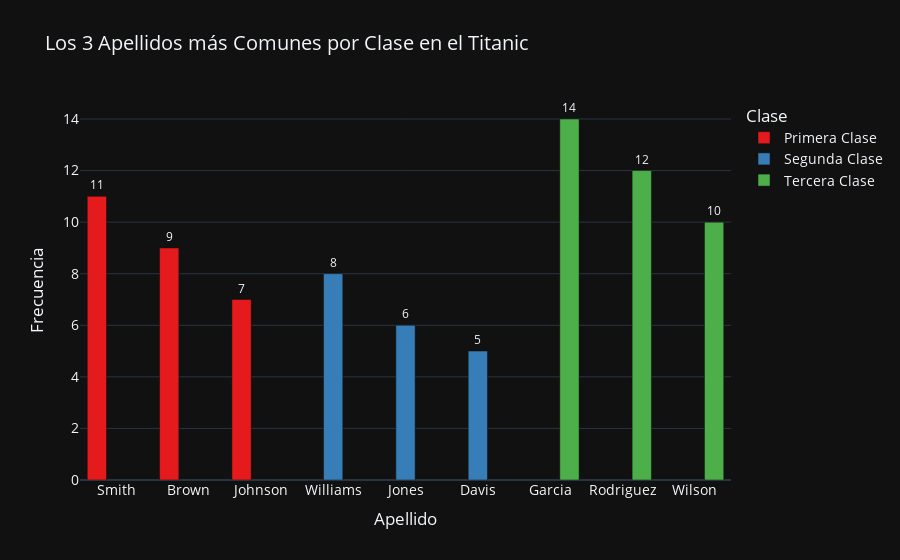

Write notebook code for a chart like this one.
### Code cell
top_apellidos_por_clase['Clase'] = top_apellidos_por_clase['Pclass'].map({1: 'Primera Clase', 
                                                                        2: 'Segunda Clase', 
                                                                        3: 'Tercera Clase'})

fig = px.bar(
    top_apellidos_por_clase,
    x='Apellido',
    y='Frecuencia',
    color='Clase',
    text='Frecuencia',
    title='Los 3 Apellidos más Comunes por Clase en el Titanic',
    labels={'Frecuencia': 'Cantidad de Pasajeros', 'Apellido': 'Apellido'},
    color_discrete_sequence=px.colors.qualitative.Set1,
    barmode='group',
    template='plotly_dark'
)

fig.update_traces(
    textposition='outside',
    textfont=dict(size=12)
)

fig.update_layout(
    xaxis_title='Apellido',
    yaxis_title='Frecuencia',
    legend_title='Clase',
    font=dict(size=14)
)

fig.show()

### Figure 1 — Plotly figure (JSON) as saved in the notebook; plotly's stock layout.template omitted (floating-point values rounded to 4 significant figures)
{"data": [{"alignmentgroup": "True", "hovertemplate": "Clase=Primera Clase<br>Apellido=%{x}<br>Cantidad de Pasajeros=%{text}<extra></extra>", "legendgroup": "Primera Clase", "marker": {"color": "rgb(228,26,28)", "pattern": {"shape": ""}}, "name": "Primera Clase", "offsetgroup": "Primera Clase", "orientation": "v", "showlegend": true, "text": [11.0, 9.0, 7.0], "textfont": {"size": 12}, "textposition": "outside", "type": "bar", "x": ["Smith", "Brown", "Johnson"], "xaxis": "x", "y": [11, 9, 7], "yaxis": "y"}, {"alignmentgroup": "True", "hovertemplate": "Clase=Segunda Clase<br>Apellido=%{x}<br>Cantidad de Pasajeros=%{text}<extra></extra>", "legendgroup": "Segunda Clase", "marker": {"color": "rgb(55,126,184)", "pattern": {"shape": ""}}, "name": "Segunda Clase", "offsetgroup": "Segunda Clase", "orientation": "v", "showlegend": true, "text": [8.0, 6.0, 5.0], "textfont": {"size": 12}, "textposition": "outside", "type": "bar", "x": ["Williams", "Jones", "Davis"], "xaxis": "x", "y": [8, 6, 5], "yaxis": "y"}, {"alignmentgroup": "True", "hovertemplate": "Clase=Tercera Clase<br>Apellido=%{x}<br>Cantidad de Pasajeros=%{text}<extra></extra>", "legendgroup": "Tercera Clase", "marker": {"color": "rgb(77,175,74)", "pattern": {"shape": ""}}, "name": "Tercera Clase", "offsetgroup": "Tercera Clase", "orientation": "v", "showlegend": true, "text": [14.0, 12.0, 10.0], "textfont": {"size": 12}, "textposition": "outside", "type": "bar", "x": ["Garcia", "Rodriguez", "Wilson"], "xaxis": "x", "y": [14, 12, 10], "yaxis": "y"}], "layout": {"barmode": "group", "font": {"size": 14}, "legend": {"title": {"text": "Clase"}, "tracegroupgap": 0}, "title": {"text": "Los 3 Apellidos más Comunes por Clase en el Titanic"}, "xaxis": {"anchor": "y", "domain": [0, 1], "title": {"text": "Apellido"}}, "yaxis": {"anchor": "x", "domain": [0, 1], "title": {"text": "Frecuencia"}}}}
